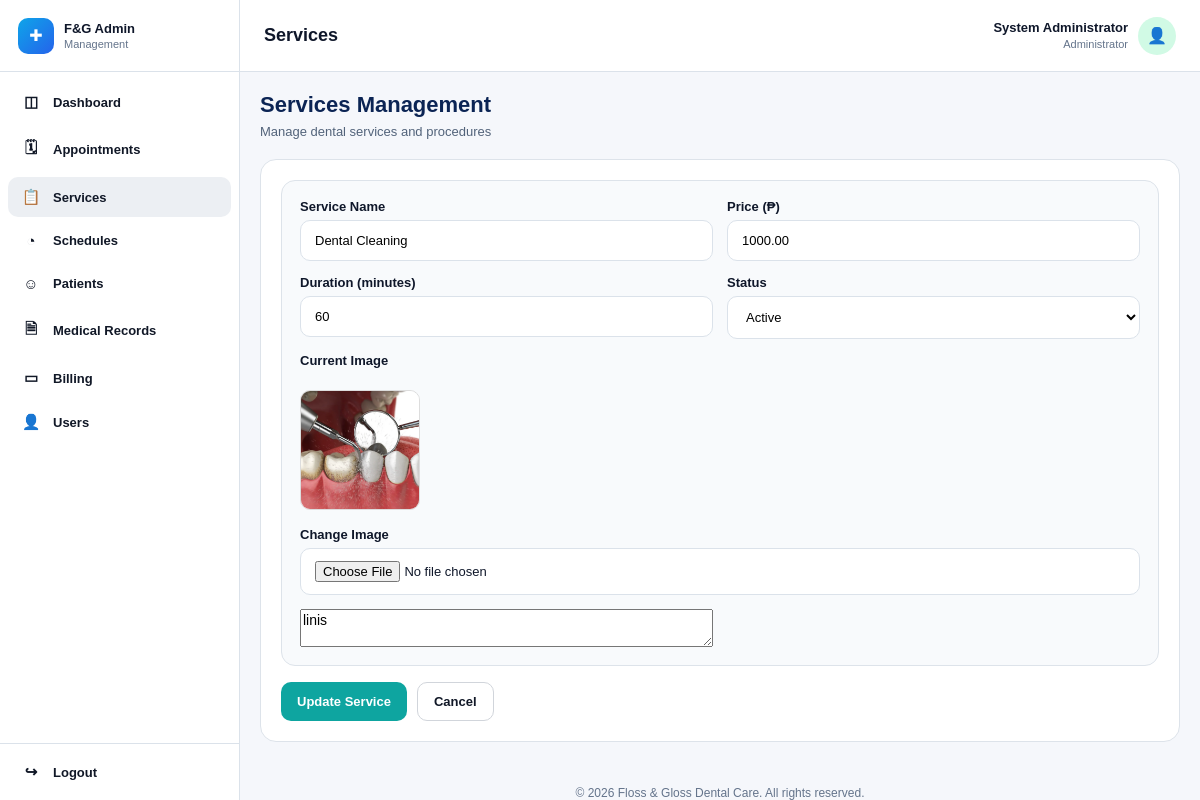
The page /admin/edit-service.php?service_id=6 (signed in) on the database its author committed.
### tables this page shows
CREATE TABLE `staff_profiles` (
  `staff_id` int(11) NOT NULL,
  `user_id` int(11) NOT NULL,
  `first_name` varchar(100) NOT NULL,
  `middle_name` varchar(100) DEFAULT NULL,
  `last_name` varchar(100) NOT NULL,
  `position` varchar(100) DEFAULT NULL,
  `created_by` int(11) DEFAULT NULL,
  `created_at` timestamp NOT NULL DEFAULT current_timestamp(),
  `updated_at` timestamp NOT NULL DEFAULT current_timestamp() ON UPDATE current_timestamp()
);

CREATE TABLE `users` (
  `user_id` int(11) NOT NULL,
  `role` enum('patient','staff','system_admin','dentist') NOT NULL,
  `email` varchar(150) NOT NULL,
  `phone` varchar(20) DEFAULT NULL,
  `password_hash` varchar(255) NOT NULL,
  `account_status` enum('active','inactive','deactivated','suspended') NOT NULL DEFAULT 'active',
  `email_verified` tinyint(1) NOT NULL DEFAULT 0,
  `created_at` timestamp NOT NULL DEFAULT current_timestamp(),
  `updated_at` timestamp NOT NULL DEFAULT current_timestamp() ON UPDATE current_timestamp()
);

CREATE TABLE `services` (
  `service_id` int(11) NOT NULL,
  `service_name` varchar(150) NOT NULL,
  `description` text DEFAULT NULL,
  `image_path` varchar(255) DEFAULT NULL,
  `duration_minutes` int(11) NOT NULL DEFAULT 30,
  `price` decimal(10,2) NOT NULL DEFAULT 0.00,
  `is_active` tinyint(1) NOT NULL DEFAULT 1,
  `created_by` int(11) DEFAULT NULL,
  `created_at` timestamp NOT NULL DEFAULT current_timestamp(),
  `updated_at` timestamp NOT NULL DEFAULT current_timestamp() ON UPDATE current_timestamp()
);

### admin/edit-service.php (the view, shortened to what this page needs)
<?php
require_once '../config/database.php';
$user_id = $_SESSION['user_id'];
$service_id = (int)($_GET['service_id'] ?? 0);
$admin_name = "Admin Staff";
$admin_role = "Administrator";
$admin_sql = "
    SELECT u.role, sp.first_name, sp.last_name
    FROM users u
    LEFT JOIN staff_profiles sp ON u.user_id = sp.user_id
    WHERE u.user_id = ?
    LIMIT 1
";
$admin_stmt = mysqli_prepare($conn, $admin_sql);
mysqli_stmt_bind_param($admin_stmt, "i", $user_id);
mysqli_stmt_execute($admin_stmt);
$admin_result = mysqli_stmt_get_result($admin_stmt);
if ($admin_result && mysqli_num_rows($admin_result) > 0) {
    $admin_row = mysqli_fetch_assoc($admin_result);
    $name = trim(($admin_row['first_name'] ?? '') . ' ' . ($admin_row['last_name'] ?? ''));
    if ($name !== '') {
        $admin_name = $name;
    }
    if (($admin_row['role'] ?? '') === 'system_admin') {
        $admin_role = 'Administrator';
    } elseif (($admin_row['role'] ?? '') === 'staff') {
        $admin_role = 'Staff';
    }
}
$service_sql = "SELECT * FROM services WHERE service_id = ? LIMIT 1";
$service_stmt = mysqli_prepare($conn, $service_sql);
mysqli_stmt_bind_param($service_stmt, "i", $service_id);
mysqli_stmt_execute($service_stmt);
$service_result = mysqli_stmt_get_result($service_stmt);
$service = mysqli_fetch_assoc($service_result);
include("../includes/admin-header.php");
include("../includes/admin-sidebar.php");
?>
<div class="main-area">
    <div class="topbar">
        <h1>Services</h1>
        <div class="admin-user">
            <div class="admin-meta">
                <strong><?php echo htmlspecialchars($admin_name); ?></strong>
                <span><?php echo htmlspecialchars($admin_role); ?></span>
            </div>
            <div class="admin-avatar">👤</div>
        </div>
    </div>
    <div class="content">
        <div class="services-top">
            <div>
                <h2>Services Management</h2>
                <p>Manage dental services and procedures</p>
            </div>
        </div>
        <section class="panel">
            <div class="service-form-wrap">
                <form method="POST" action="../actions/service-actions.php" enctype="multipart/form-data">
                    <div class="service-form-grid">
                        <div class="form-group">
                            <label>Service Name</label>
                            <input
                                type="text"
                                name="service_name"
                                value="<?php echo htmlspecialchars($service['service_name']); ?>"
                                required
                            >
                        </div>
                        <div class="form-group">
                            <label>Price (₱)</label>
                            <input
                                type="number"
                                name="price"
                                step="0.01"
                                min="0"
                                value="<?php echo htmlspecialchars($service['price']); ?>"
                                required
                            >
                        </div>
                        <div class="form-group">
                            <label>Duration (minutes)</label>
                            <input
                                type="number"
                                name="duration_minutes"
                                min="1"
                                value="<?php echo (int)$service['duration_minutes']; ?>"
                                required
                            >
                        </div>
                        <div class="form-group">
                            <label>Status</label>
                            <select name="is_active" required>
                                <option value="1" <?php echo ((int)$service['is_active'] === 1) ? 'selected' : ''; ?>>Active</option>
                            </select>
                        </div>
                        <div class="form-group full">
                        <label>Current Image</label><br>
                        <?php if (!empty($service['image_path'])): ?>
                            <img src="<?php echo htmlspecialchars($service['image_path']); ?>"
                                style="width:120px;height:120px;object-fit:cover;border-radius:10px;border:1px solid #ddd;">
                        <?php else: ?>
                            <span style="color:#888;">No image</span>
                        <?php endif; ?>
                    </div>
                    <div class="form-group full">
                        <label>Change Image</label>
                        <input type="file" name="image" accept="image/*">
                    </div>
                            <textarea name="description" required><?php echo htmlspecialchars($service['description'] ?? ''); ?></textarea>
                        </div>
                    </div>
                    <div class="form-actions">
                        <button type="submit" class="btn-save">Update Service</button>
                        <a href="manage-services.php" class="btn-cancel">Cancel</a>
                    </div>
            </div>
        <div style="flex: 1;"></div>
        <?php include("../includes/admin-footer.php"); ?>

### includes/admin-header.php (style rules this page uses)
* { box-sizing: border-box; font-family: Arial, sans-serif; }
html, body { margin: 0; padding: 0; background: #f5f7fb; color: #0f172a; font-size: 14px; }
a { text-decoration: none; color: inherit; }
button, input, select, textarea { font: inherit; }

### includes/admin-sidebar.php (style rules this page uses)
.main-area { flex: 1; min-width: 0; margin-left: 240px; min-height: 100vh; display: flex; flex-direction: column; }

### admin/edit-service.php (style rules this page uses)
.topbar { position: sticky; top: 0; z-index: 900; min-height: 72px; background: #ffffff; border-bottom: 1px solid #dbe2ea; padding: 12px 24px; display: flex; justify-content: space-between; align-items: center; gap: 16px; }
.topbar h1 { margin: 0; font-size: 18px; font-weight: 700; }
.admin-user { display: flex; align-items: center; gap: 10px; }
.admin-meta { text-align: right; }
.admin-meta strong { display: block; font-size: 13px; }
.admin-meta span { color: #64748b; font-size: 11px; }
.admin-avatar { width: 38px; height: 38px; border-radius: 50%; background: #d1fae5; color: #059669; display: flex; align-items: center; justify-content: center; font-size: 16px; }
.content { flex: 1; display: flex; flex-direction: column; padding: 20px; }
.panel { background: #ffffff; border: 1px solid #dde3ea; border-radius: 16px; padding: 20px; }
.services-top { display: flex; justify-content: space-between; align-items: flex-start; gap: 20px; margin-bottom: 20px; }
.services-top h2 { margin: 0; font-size: 22px; color: #0b2454; }
.services-top p { margin: 6px 0 0; color: #52637a; font-size: 13px; }
.service-form-wrap { display: block; background: #f8fafc; border: 1px solid #dde3ea; border-radius: 14px; padding: 18px; }
.service-form-grid { display: grid; grid-template-columns: 1fr 1fr; gap: 14px; }
.form-group.full { grid-column: 1 / -1; }
.form-group label { display: block; margin-bottom: 6px; font-size: 13px; font-weight: 700; }
.form-group input, .form-group textarea, .form-group select { width: 100%; padding: 12px 14px; border: 1px solid #dbe2ea; border-radius: 10px; font-size: 13px; background: #fff; box-sizing: border-box; }
.form-actions { margin-top: 16px; display: flex; gap: 10px; }
.btn-save, .btn-cancel { display: inline-flex; align-items: center; justify-content: center; padding: 11px 16px; border-radius: 10px; font-weight: 700; font-size: 13px; cursor: pointer; text-decoration: none; }
.btn-save { border: none; background: #0ea5a0; color: #fff; }
.btn-cancel { border: 1px solid #d1d5db; background: #fff; color: #111827; }

### rows shown on the page
staff_profiles: admin_name "System Administrator", created_by.role "Administrator"
services: service_name "Dental Cleaning", price "1000.00", duration_minutes "60", is_active "Active", image_path (picture), description "linis"
